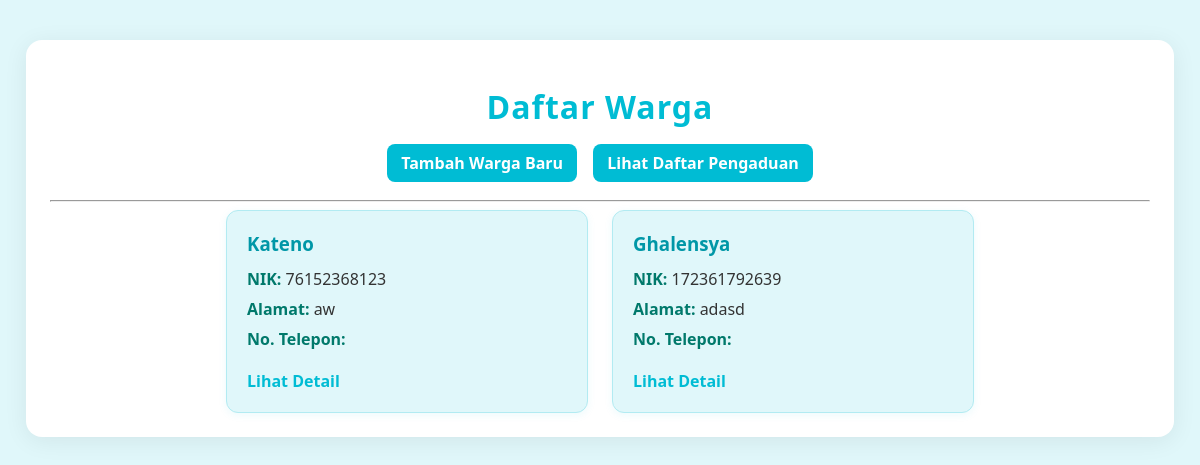
/warga/, run on an earlier commit of the app's database.
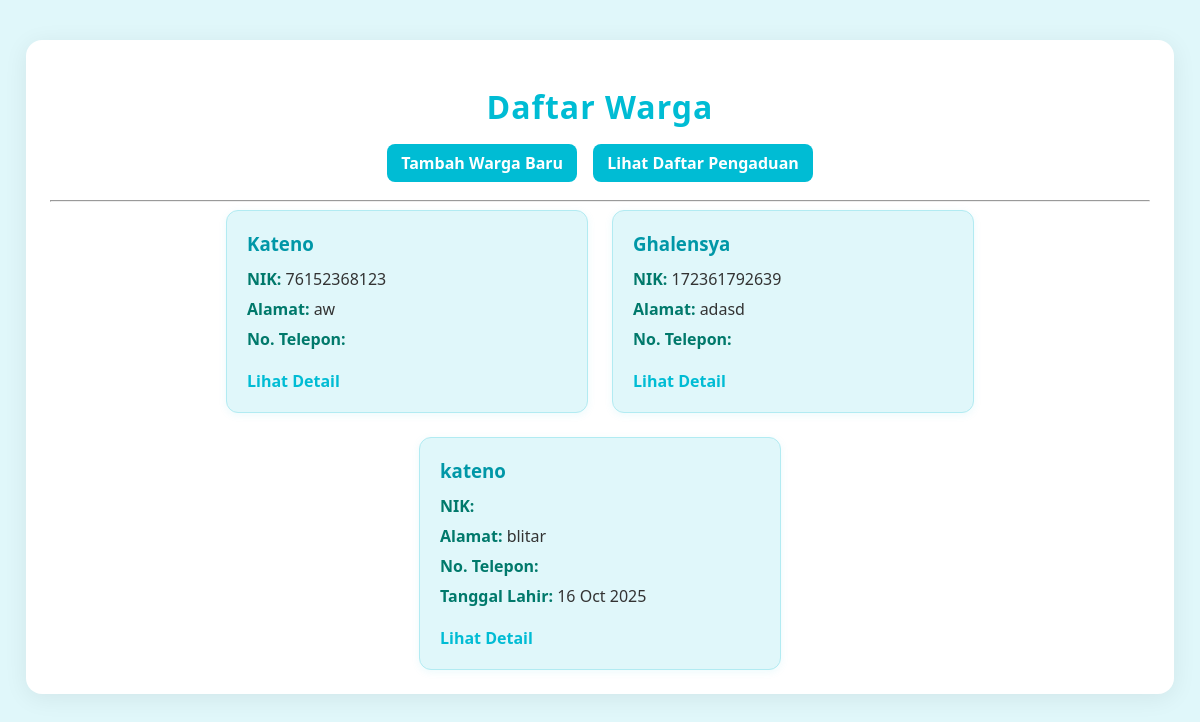
And on a later commit of the database.
### warga/models.py (models this page shows, shortened)
class Warga(models.Model):
    nik = models.CharField(
        max_length=16,
        unique=True,
        verbose_name="Nomor Induk Kependudukan"
    )
    nama_lengkap = models.CharField(
        max_length=100,
        verbose_name="Nama Lengkap"
    )
    alamat = models.TextField(
        verbose_name="Alamat Tinggal"
    )
    tanggal_lahir = models.DateField(
        blank=True,
        null=True,
        verbose_name="Tanggal Lahir"
    )
    no_telepon = models.CharField(
        max_length=15,
        blank=True,
        verbose_name="Nomor Telepon"
    )
    tanggal_registrasi = models.DateTimeField(
        auto_now_add=True
    )

### warga/views.py (the view)
# urls.py: path('warga/',WargaListView.as_view(), name='warga_list'),
class WargaListView(ListView):
    model = Warga

### warga/templates/warga/warga_list.html (shortened to what this page needs)
<!DOCTYPE html>
<html lang="en">
<head>
</head>
<body>
    <div class="container">
        <h1>Daftar Warga</h1>
        <div class="top-actions">
            <a href="{% url 'warga_add' %}">Tambah Warga Baru</a>
            <a href="{% url 'pengaduan_list' %}" style="margin-left:12px;">Lihat Daftar Pengaduan</a>
        </div>
        <hr>
        <div class="card-list">
            {% for warga in object_list %}
            <div class="card">
                <h3>{{ warga.nama_lengkap }}</h3>
                <p><strong>NIK:</strong> {{ warga.nik }}</p>
                <p><strong>Alamat:</strong> {{ warga.alamat }}</p>
                <p><strong>No. Telepon:</strong> {{ warga.no_telepon }}</p>
                {% if warga.tanggal_lahir %}
                <p><strong>Tanggal Lahir:</strong> {{ warga.tanggal_lahir|date:"d M Y" }}</p>
                {% endif %}
                <a href="{% url 'warga_detail' warga.pk %}" class="detail-link">Lihat Detail</a>
            </div>
            {% empty %}
            <div class="empty">Tidak ada data warga.</div>
            {% endfor %}
        </div>
    </div>
</body>
</html>

What changed in the data, as far as the page shows it:
added Warga: nama_lengkap "kateno", alamat "blitar", tanggal_lahir "16 Oct 2025"
